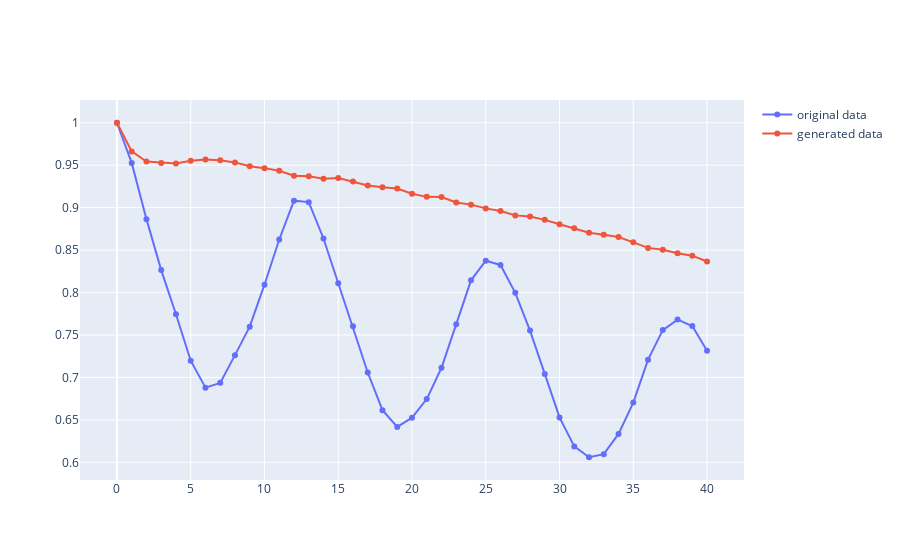

The notebook cell this image was saved under:
### Markdown cell above
### <u> Results </u>

The following plots show overlays of the autocorrelation plots for original and generated data for number of visits per week and number of positive malaria diagnosis per week.

### Code cell
ori_auto_5above, table_freq_visit_week_ori = auto_prep(ori_auto_5above)
gen_auto, table_freq_visit_week_gen = auto_prep(gen_auto)
acf_df_week_visits, autocorrelation_plot_week_visits=autocorrelation(ori_auto_5above,gen_auto,table_freq_visit_week_ori,table_freq_visit_week_gen)
display(autocorrelation_plot_week_visits)

### Figure 1 — Plotly figure (JSON) as saved in the notebook; plotly's stock layout.template omitted (floating-point values rounded to 4 significant figures)
{"data": [{"mode": "lines+markers", "name": "original data", "type": "scatter", "x": [0, 1, 2, 3, 4, 5, 6, 7, 8, 9, 10, 11, 12, 13, 14, 15, 16, 17, 18, 19, 20, 21, 22, 23, 24, 25, 26, 27, 28, 29, 30, 31, 32, 33, 34, 35, 36, 37, 38, 39, 40], "y": [1, 0.9527, 0.8865, 0.8264, 0.7745, 0.7197, 0.688, 0.6936, 0.7263, 0.7598, 0.8093, 0.8625, 0.9083, 0.9065, 0.8637, 0.8109, 0.7604, 0.7058, 0.6615, 0.6417, 0.6527, 0.6745, 0.7114, 0.7625, 0.8144, 0.8375, 0.8325, 0.7997, 0.7552, 0.7042, 0.653, 0.6188, 0.606, 0.6096, 0.6334, 0.6704, 0.721, 0.7557, 0.7682, 0.7605, 0.7315]}, {"mode": "lines+markers", "name": "generated data", "type": "scatter", "x": [0, 1, 2, 3, 4, 5, 6, 7, 8, 9, 10, 11, 12, 13, 14, 15, 16, 17, 18, 19, 20, 21, 22, 23, 24, 25, 26, 27, 28, 29, 30, 31, 32, 33, 34, 35, 36, 37, 38, 39, 40], "y": [1, 0.9662, 0.9543, 0.9527, 0.952, 0.9552, 0.9566, 0.9558, 0.9533, 0.9487, 0.9465, 0.9435, 0.9377, 0.9369, 0.9341, 0.9348, 0.9308, 0.9261, 0.9239, 0.9225, 0.9164, 0.9127, 0.9125, 0.906, 0.9036, 0.8991, 0.896, 0.8909, 0.8896, 0.8856, 0.8805, 0.8759, 0.8704, 0.8681, 0.8654, 0.8591, 0.8526, 0.8504, 0.8464, 0.8435, 0.8365]}], "layout": {}}
